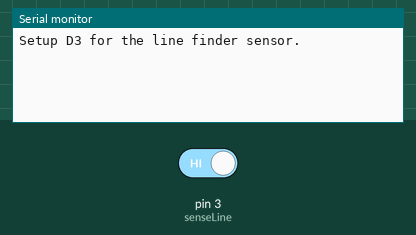
Bench run of a sketch on a simulated Arduino Uno, built with avr-gcc and run on an emulated ATmega328P. On the bench: the last lines printed to the serial monitor. The test bench sets the inputs (shaded band); at power-on: pin 3 (senseLine) HIGH.

Above: at 1.2 s.
1.3 s: pin 3 (senseLine) driven LOW
At 2.0 s:
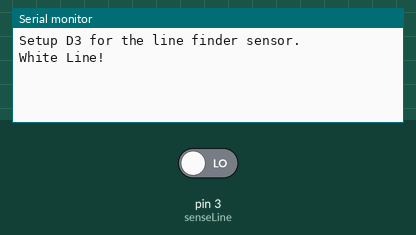
2.8 s: pin 3 (senseLine) driven HIGH
At 3.1 s:
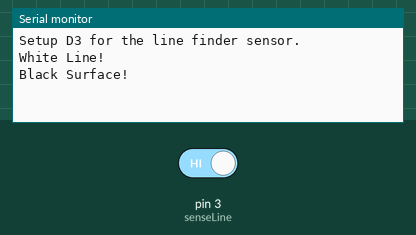

Measured:
- after the input at 1.3 s, the serial monitor: prints a new line at once (image 1)
- after the input at 2.8 s, the serial monitor: prints a new line at once (image 2)

The sketch:

Seeed_line_finder_grove_interrupt.ino
```cpp
//
// Seeed line finder (grove interface)

// red   5V
// black gnd
// white NC
// yellow D3 (Output) (Hint: UNO input)

// D3 1 means black surface
//    0 means white line

int senseLine = 3; // (D3)

void setup() {
  //Initialize serial and wait for port to open:
  Serial.begin(9600);
  while (!Serial) {
    ; // wait for serial port to connect. Needed for native USB port only
  }

  // Setup digital input to get the digital output
  // of the line finder sensor.
  Serial.print("Setup D");
  Serial.print(senseLine);
  Serial.println(" for the line finder sensor.");

  pinMode(senseLine, INPUT_PULLUP);
  attachInterrupt(digitalPinToInterrupt(senseLine), ColorChange, CHANGE);
}

void loop() {
  // Do Nothing
  delay(100);

}

void ColorChange() {
  // put your main code here, to run repeatedly:
  if (digitalRead(senseLine))
    Serial.println("Black Surface!");
  else
    Serial.println("White Line!");
}
```
